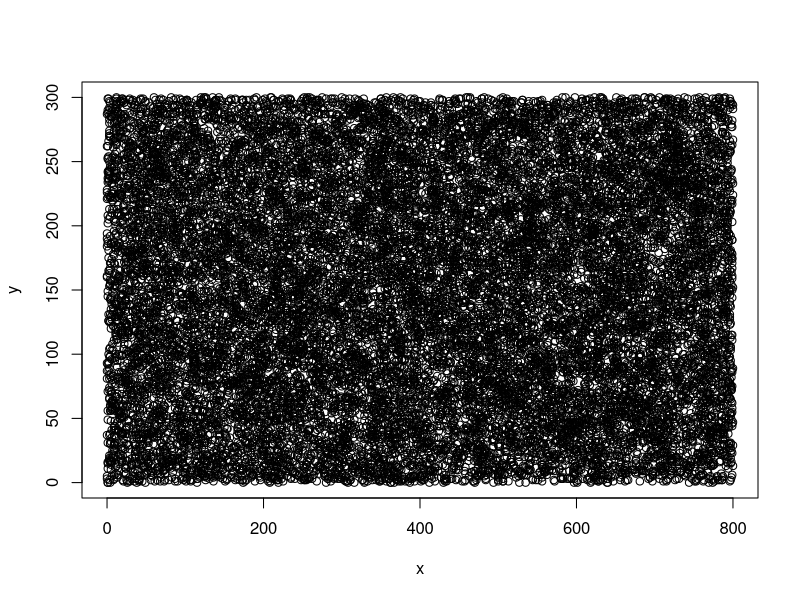

Write the R code that produced this figure. (Note: this script raises an error after producing the figure.)
# "subtree" fuel category - trees under DBH
library(tidyverse)
library(cowplot)
theme_set(theme_cowplot())
library(here)

subtree <- read.csv(here("data/herb.csv"))

# filtering out everything below DBH
subtree <- subtree %>%
  filter(HEIGHT_M <1.37) %>%
  rename("BD" = "DBH_CM")

unique(subtree$SPP)

# adding expansion factor
subtree$m2 <- 9 # default is measuring 3 x 3 square meters

subtree$m2[subtree$PLOT == "15_3"] <- 25
subtree$m2[subtree$PLOT == "17_3"] <- 25
subtree$m2[subtree$PLOT == "32_2"] <- 100
subtree$m2[subtree$PLOT == "52_1"] <- 100
subtree$m2[subtree$PLOT == "40_2"] <- 100
subtree$m2[subtree$PLOT == "55_3"] <- 100
subtree$m2[subtree$PLOT == "10_0"] <- 100
subtree$m2[subtree$PLOT == "33_1"] <- 100

# Density ##################################################
  # mean number of subtrees per plot
    meantree3 <- subtree %>%
      filter(TREAT == 3) %>%
      group_by(PLOT) %>%
      summarise(n = n(), m2 = unique(m2))

# scaling to landscape level
  meantree3$n_m2 <- round(meantree3$n / meantree3$m2) 

  meantree3$n_plot <- round(meantree3$n_m2 * 400)
  
  round(mean(meantree3$n_plot)) # 3323
  
  meantree3$n_landscape <- round(meantree3$n_m2 * 2400) #19938
  
  #  generating point cloud  
  x <- round(runif(round(mean(meantree3$n_landscape)), 0, 800))
  y <- round(runif(round(mean(meantree3$n_landscape)), 0, 300))
  
   system.time(plot(x,y))
  
  system.time(loc <- cbind(x,y))
  system.time(loc <- as.data.frame(loc))
  
  ## Marks ####################
  
  ### Species ###############################
  # average number per species within plot
  meantreespp3 <- subtree %>% 
    filter(TREAT == 3) %>%
    group_by(PLOT, SPP) %>% # group by plot / spp
    summarise(n = n()) %>% # counts number of spp within plot
    group_by(SPP) %>% # groups by spp only
    summarise(AV = round(mean(n))) # average of count
  meantreespp3$prob <- meantreespp3$AV / sum(meantreespp3$AV)# can't use 119 # doesn't add to 1
  sum(meantreespp3$prob) # checking if it adds to 1
  
  loc$SPP <- simple_ra(N = length(loc$y), 
                       prob_each = meantreespp3$prob,
                       conditions = meantreespp3$SPP) # names
  
  rm(meantreespp3)
  
  ### Live / Dead #############################
  subtree$LIVE_DEAD <- NA
  subtree$LIVE_DEAD[subtree$CANOPY > 0] <- "LIVE"
  subtree$LIVE_DEAD[subtree$CANOPY == 0] <- "DEAD"
  
  meanCan3 <- subtree %>% 
    filter(TREAT == 3) %>% 
    filter(CANOPY != "NA") %>%
    group_by(PLOT, SPP, LIVE_DEAD) %>% # group by plot / spp
    summarise(n = n()) %>% # counts number of spp within plot
    complete(expand(subtree, LIVE_DEAD), fill = list(n = 0 )) %>%
    filter(LIVE_DEAD != "NA") %>%
    pivot_wider(names_from = LIVE_DEAD, values_from = n)
  
  meanCan3$tot <- meanCan3$LIVE + meanCan3$DEAD
  
  meanCan3$prob <- NA
  meanCan3$prob <- round(meanCan3$LIVE / meanCan3$tot, digits = 2)
  
  meanCan3 <- meanCan3 %>%
    group_by(SPP) %>%
    summarise(mean(prob))
  
  pime_loc <- loc %>% 
    filter(SPP == "PIME") 
  pime_loc$LIVE_DEAD <- simple_ra(N = nrow(pime_loc),
                                  prob = meanCan3$prob[meanCan3$SPP == "PIME"],
                                  conditions = c(1,0))
  bene_loc <- loc %>% 
    filter(SPP == "BENE") 
  bene_loc$LIVE_DEAD <- simple_ra(N = nrow(bene_loc),
                                  prob_each = meanCan3$prob[meanCan3$SPP == "BENE"],
                                  conditions = c(1,0))
  potr_loc <- loc %>% 
    filter(SPP == "POTR") 
  potr_loc$LIVE_DEAD <- simple_ra(N = nrow(potr_loc),
                                  prob_each = meanCan3$prob[meanCan3$SPP == "POTR"],
                                  conditions = c(1,0))
  alcr_loc <- loc %>% 
    filter(SPP == "ALCR") 
  alcr_loc$LIVE_DEAD <- simple_ra(N = nrow(alcr_loc),
                                  prob_each = meanCan3$prob[meanCan3$SPP == "ALCR"],
                                  conditions = c(1,0))
  salix_loc <- loc %>% 
    filter(SPP == "SALIX") 
  salix_loc$LIVE_DEAD <- simple_ra(N = nrow(salix_loc),
                                   prob_each = meanCan3$prob[meanCan3$SPP == "SALIX"],
                                   conditions = c(1,0))
  # arcto_loc <- loc %>% 
  # filter(SPP == "ARCTO") 
  # arcto_loc$LIVE_DEAD <- simple_ra(N = nrow(arcto_loc),
  # prob_each = c(meanCan3$prob[meanCan3$SPP == "ARCTO"],
  #               1 - meanCan3$prob[meanCan3$SPP == "ARCTO"]),
  # conditions = c(1,0))
  loc <- rbind(pime_loc, bene_loc, potr_loc, salix_loc, alcr_loc)
  
  rm(pime_loc, bene_loc, potr_loc, salix_loc, alcr_loc,
     meanCan3)
  
  ### Height ##################################   
  # what's the average height per species within 1x burns
  height <- subtree %>% 
    filter(TREAT == 3) %>%
    filter(HEIGHT_M != "NA") %>% 
    filter(SPP != "PIGL") %>%
    group_by(SPP, LIVE_DEAD) %>%
    summarise(AV = mean(HEIGHT_M), SD = sd(HEIGHT_M)) %>%
    ungroup() %>%
    complete(SPP,LIVE_DEAD) %>%
    filter(LIVE_DEAD != "NA")
  
  # No dead alcr or aspen in these plots, so they don't have heights
  # assigning the same mean and sd as the live trees
  
  height$AV[3] <- height$AV[4]
  height$SD[3] <- height$SD[4] # arcto 
  
  height$AV[9] <- height$AV[10] # poba
  height$SD[9] <- height$SD[10]
  
  height$AV[7] <- height$AV[8] # poba
  height$SD[7] <- height$SD[8]
  
  #### Assigning heights ################
  # initializing column
  loc$HEIGHT_M <- 0
  
  ##### Birch 
  bene_loc <- loc %>%
    filter(SPP == "BENE")
  bene_height <- height %>%
    filter(SPP == "BENE")
  bene_loc$HEIGHT_M[bene_loc$LIVE_DEAD== 0] <- rtruncnorm(round(mean(meantree3$n_landscape)), 
                                                          a = 0, mean = bene_height$AV[bene_height$LIVE_DEAD=="DEAD"],
                                                          sd = bene_height$SD[bene_height$LIVE_DEAD=="DEAD"])
  bene_loc$HEIGHT_M[bene_loc$LIVE_DEAD== 1] <- rtruncnorm(round(mean(meantree3$n_landscape)), 
                                                          a = 0, mean = bene_height$AV[bene_height$LIVE_DEAD=="LIVE"],
                                                          sd = bene_height$SD[bene_height$LIVE_DEAD=="LIVE"])
  ##### Aspen
  potr_loc <- loc %>%
    filter(SPP == "POTR")
  potr_height <- height %>%
    filter(SPP == "POTR")
  potr_loc$HEIGHT_M[potr_loc$LIVE_DEAD== 0] <- rtruncnorm(round(mean(meantree3$n_landscape)), 
                                                          a = 0, mean = potr_height$AV[potr_height$LIVE_DEAD=="DEAD"],
                                                          sd = potr_height$SD[potr_height$LIVE_DEAD=="DEAD"])
  potr_loc$HEIGHT_M[potr_loc$LIVE_DEAD== 1] <- rtruncnorm(round(mean(meantree3$n_landscape)), 
                                                          a = 0, mean = potr_height$AV[potr_height$LIVE_DEAD=="LIVE"],
                                                          sd = potr_height$SD[potr_height$LIVE_DEAD=="LIVE"])
  ##### Spruce
  pime_loc <- loc %>%
    filter(SPP == "PIME")
  pime_height <- height %>%
    filter(SPP == "PIME")
  pime_loc$HEIGHT_M[pime_loc$LIVE_DEAD== 0] <- rtruncnorm(round(mean(meantree3$n_landscape)), 
                                                          a = 0, mean = pime_height$AV[pime_height$LIVE_DEAD=="DEAD"],
                                                          sd = pime_height$SD[pime_height$LIVE_DEAD=="DEAD"])
  pime_loc$HEIGHT_M[pime_loc$LIVE_DEAD== 1] <- rtruncnorm(round(mean(meantree3$n_landscape)), 
                                                          a = 0, mean = pime_height$AV[pime_height$LIVE_DEAD=="LIVE"],
                                                          sd = pime_height$SD[pime_height$LIVE_DEAD=="LIVE"])
  ##### Alder 
  alcr_loc <- loc %>%
    filter(SPP == "ALCR")
  alcr_height <- height %>%
    filter(SPP == "ALCR")
  alcr_loc$HEIGHT_M[alcr_loc$LIVE_DEAD== 0] <- rtruncnorm(round(mean(meantree3$n_landscape)), 
                                                          a = 0, mean = alcr_height$AV[alcr_height$LIVE_DEAD=="DEAD"],
                                                          sd = alcr_height$SD[alcr_height$LIVE_DEAD=="DEAD"])
  alcr_loc$HEIGHT_M[alcr_loc$LIVE_DEAD== 1] <- rtruncnorm(round(mean(meantree3$n_landscape)), 
                                                          a = 0, mean = alcr_height$AV[alcr_height$LIVE_DEAD=="LIVE"],
                                                          sd = alcr_height$SD[alcr_height$LIVE_DEAD=="LIVE"])
  
  # loc$HEIGHT_M[loc$SPP=="ARCTO"] <- rtruncnorm(round(mean(meantree3$n)), a = 0,mean = height$AV[height$SPP == "ARCTO"],
  #       sd = height$SD[height$SPP == "ARCTO"])
  ##### Willow 
  salix_loc <- loc %>%
    filter(SPP == "SALIX")
  salix_height <- height %>%
    filter(SPP == "SALIX")
  salix_loc$HEIGHT_M[salix_loc$LIVE_DEAD== 0] <- rtruncnorm(round(mean(meantree3$n_landscape)), 
                                                            a = 0, mean = salix_height$AV[salix_height$LIVE_DEAD=="DEAD"],
                                                            sd = salix_height$SD[salix_height$LIVE_DEAD=="DEAD"])
  salix_loc$HEIGHT_M[salix_loc$LIVE_DEAD== 1] <- rtruncnorm(round(mean(meantree3$n_landscape)), 
                                                            a = 0, mean = salix_height$AV[salix_height$LIVE_DEAD=="LIVE"],
                                                            sd = salix_height$SD[salix_height$LIVE_DEAD=="LIVE"])
  
  loc <- rbind(pime_loc, bene_loc, potr_loc, salix_loc, alcr_loc)
  
  rm(pime_loc, bene_loc, potr_loc, salix_loc, alcr_loc,
     height)
  rm(bene_height, potr_height, pime_height, salix_height, alcr_height)
  
  loc$HEIGHT_M <- round(loc$HEIGHT_M, digits = 2)
  hist(loc$HEIGHT_M)
  
  ### Biomass #########################
  #### assigning BDs ##################################
  sub_assign <- subtree %>%
    filter(TREAT == 3) %>%
    filter(!is.na(LIVE_DEAD)) %>%
    filter(SPP != "PIGL") %>%
    group_by(SPP, LIVE_DEAD) %>%
    summarise(AV = mean(BD), SD = sd(BD)) %>%
    ungroup() %>%
    complete(SPP,LIVE_DEAD) %>%
    filter(LIVE_DEAD != "NA")
  
  sub_assign$AV[7] <- sub_assign$AV[8]
  sub_assign$SD[7] <- sub_assign$SD[8]
  
  sub_assign$AV[3] <- sub_assign$AV[4]
  sub_assign$SD[3] <- sub_assign$SD[4]
  
  sub_assign$AV[9] <- sub_assign$AV[10]
  sub_assign$SD[9] <- sub_assign$SD[10]
  
  sub_assign$AV[12] <- sub_assign$AV[11]
  sub_assign$SD[12] <- sub_assign$SD[11]
  
  ##### Birch 
  bene_loc <- loc %>%
    filter(SPP == "BENE")
  bene_dbh <- sub_assign %>%
    filter(SPP == "BENE")
  bene_loc$BD[bene_loc$LIVE_DEAD== 0] <- rtruncnorm(round(mean(meantree3$n_landscape)), 
                                                        a = 0, mean = bene_dbh$AV[bene_dbh$LIVE_DEAD=="DEAD"],
                                                        sd = bene_dbh$SD[bene_dbh$LIVE_DEAD=="DEAD"])
  bene_loc$BD[bene_loc$LIVE_DEAD== 1] <- rtruncnorm(round(mean(meantree3$n_landscape)), 
                                                        a = 0, mean = bene_dbh$AV[bene_dbh$LIVE_DEAD=="LIVE"],
                                                        sd = bene_dbh$SD[bene_dbh$LIVE_DEAD=="LIVE"])
  ##### Aspen 
  potr_loc <- loc %>%
    filter(SPP == "POTR")
  potr_dbh <- sub_assign %>%
    filter(SPP == "POTR")
  potr_loc$BD[potr_loc$LIVE_DEAD== 0] <- rtruncnorm(round(mean(meantree3$n_landscape)), 
                                                        a = 0, mean = potr_dbh$AV[potr_dbh$LIVE_DEAD=="DEAD"],
                                                        sd = potr_dbh$SD[potr_dbh$LIVE_DEAD=="DEAD"])
  potr_loc$BD[potr_loc$LIVE_DEAD== 1] <- rtruncnorm(round(mean(meantree3$n_landscape)), 
                                                        a = 0, mean = potr_dbh$AV[potr_dbh$LIVE_DEAD=="LIVE"],
                                                        sd = potr_dbh$SD[potr_dbh$LIVE_DEAD=="LIVE"])
  
  ##### Spruce 
  pime_loc <- loc %>%
    filter(SPP == "PIME")
  pime_dbh <- sub_assign %>%
    filter(SPP == "PIME")
  pime_loc$BD[pime_loc$LIVE_DEAD== 0] <- rtruncnorm(round(mean(meantree3$n_landscape)), 
                                                        a = 0, mean = pime_dbh$AV[pime_dbh$LIVE_DEAD=="DEAD"],
                                                        sd = pime_dbh$SD[pime_dbh$LIVE_DEAD=="DEAD"])
  pime_loc$BD[pime_loc$LIVE_DEAD== 1] <- rtruncnorm(round(mean(meantree3$n_landscape)), 
                                                        a = 0, mean = pime_dbh$AV[pime_dbh$LIVE_DEAD=="LIVE"],
                                                        sd = pime_dbh$SD[pime_dbh$LIVE_DEAD=="LIVE"])
  ##### Alder 
  alcr_loc <- loc %>%
    filter(SPP == "ALCR")
  alcr_dbh <- sub_assign %>%
    filter(SPP == "ALCR")
  alcr_loc$BD[alcr_loc$LIVE_DEAD== 0] <- rtruncnorm(round(mean(meantree3$n_landscape)), 
                                                        a = 0, mean = alcr_dbh$AV[alcr_dbh$LIVE_DEAD=="DEAD"],
                                                        sd = alcr_dbh$SD[alcr_dbh$LIVE_DEAD=="DEAD"])
  alcr_loc$BD[alcr_loc$LIVE_DEAD== 1] <- rtruncnorm(round(mean(meantree3$n_landscape)), 
                                                        a = 0, mean = alcr_dbh$AV[alcr_dbh$LIVE_DEAD=="LIVE"],
                                                        sd = alcr_dbh$SD[alcr_dbh$LIVE_DEAD=="LIVE"])
  
  # loc$BD[loc$SPP=="ARCTO"] <- rtruncnorm(round(mean(meantree3$n)), a = 0,mean = dbh_assign$AV[dbh_assign$SPP == "ARCTO"],
  #       sd = dbh_assign$SD[dbh_assign$SPP == "ARCTO"])
  
  ##### Willow 
  salix_loc <- loc %>%
    filter(SPP == "SALIX")
  salix_dbh <- sub_assign %>%
    filter(SPP == "SALIX")
  salix_loc$BD[salix_loc$LIVE_DEAD== 0] <- rtruncnorm(round(mean(meantree3$n_landscape)), 
                                                          a = 0, mean = salix_dbh$AV[salix_dbh$LIVE_DEAD=="DEAD"],
                                                          sd = salix_dbh$SD[salix_dbh$LIVE_DEAD=="DEAD"])
  salix_loc$BD[salix_loc$LIVE_DEAD== 1] <- rtruncnorm(round(mean(meantree3$n_landscape)), 
                                                          a = 0, mean = salix_dbh$AV[salix_dbh$LIVE_DEAD=="LIVE"],
                                                          sd = salix_dbh$SD[salix_dbh$LIVE_DEAD=="LIVE"])
  
  loc <- rbind(pime_loc, bene_loc, potr_loc, salix_loc, alcr_loc)
  
  rm(pime_dbh, potr_dbh, alcr_dbh, salix_dbh, bene_dbh)
  rm(pime_loc, potr_loc, alcr_loc, salix_loc, bene_loc,
     sub_assign)
  
  #### Stem ############################### # ONLY WANT FOLIAGE FOR SUBTREE
  # loc$STEM_BIOMASS <- 0
  # loc$STEM_BIOMASS[loc$SPP == "PIME"] <-  117.91*(loc$DBH[loc$SPP == "PIME"]^1.99) # Alexander et al. 2012
  # loc$STEM_BIOMASS[loc$SPP == "POTR"] <-  64.01*(loc$DBH[loc$SPP == "POTR"]^2.51) # Alexander et al. 2012
  # loc$STEM_BIOMASS[loc$SPP == "BENE"] <-  147.96*(loc$DBH[loc$SPP == "BENE"]^2.25) # Alexander et al. 2012
  # loc$STEM_BIOMASS[loc$SPP == "ALCR"] <-  exp(4.5 + 2.3*log(loc$DBH[loc$SPP == "ALCR"])) # Binkley et al. 1984
  # loc$STEM_BIOMASS[loc$SPP == "SALIX"] <- 10^(2.167 + 1.03*log10(loc$DBH[loc$SPP == "SALIX"])) # Bond-Lamberty et al. 2002
  
  # biomass_stem <- dbh %>% 
  #   filter(TREAT == 1) %>%
  #   group_by(SPP) %>%
  #   summarise(AV = mean(STEM_BIOMASS), SD = sd(STEM_BIOMASS)) 
  # 
  # loc$STEM_BIOMASS[loc$SPP=="BENE"] <- rtruncnorm(round(mean(meantree3$n_landscape)),a = 0, mean = biomass_stem$AV[biomass_stem$SPP == "BENE"],
  #                                           sd = biomass_stem$SD[biomass_stem$SPP == "BENE"])
  # loc$STEM_BIOMASS[loc$SPP=="POTR"] <- rtruncnorm(round(mean(meantree3$n_landscape)), a = 0, mean = biomass_stem$AV[biomass_stem$SPP == "POTR"],
  #                                           sd = biomass_stem$SD[biomass_stem$SPP == "POTR"])
  # loc$STEM_BIOMASS[loc$SPP=="PIME"] <- rtruncnorm(round(mean(meantree3$n_landscape)), a = 0, mean = biomass_stem$AV[biomass_stem$SPP == "PIME"],
  #                                           sd = biomass_stem$SD[biomass_stem$SPP == "PIME"])
  # loc$STEM_BIOMASS[loc$SPP=="ALCR"] <- rtruncnorm(round(mean(meantree3$n_landscape)), a =0, mean = biomass_stem$AV[biomass_stem$SPP == "ALCR"],
  #                                           sd = biomass_stem$SD[biomass_stem$SPP == "ALCR"])
  # #loc$STEM_BIOMASS[loc$SPP=="ARCTO"] <- rtruncnorm(round(mean(meantree3$n)), a = 0,mean = biomass_stem$AV[biomass_stem$SPP == "ARCTO"],
  #                                           # sd = biomass_stem$SD[biomass_stem$SPP == "ARCTO"])
  # loc$STEM_BIOMASS[loc$SPP=="SALIX"] <- rtruncnorm(round(mean(meantree3$n_landscape)), a = 0, mean = biomass_stem$AV[biomass_stem$SPP == "SALIX"],
  #                                            sd = biomass_stem$SD[biomass_stem$SPP == "SALIX"])
  # #### Foliage ####################
  loc$FOL_BIOMASS <- 0
  loc$FOL_BIOMASS[loc$SPP == "PIME"] <-  55.4*(loc$BD[loc$SPP == "PIME"]^1.47) # Alexander et al. 2012
  loc$FOL_BIOMASS[loc$SPP == "POTR"] <-  18.98*(loc$BD[loc$SPP == "POTR"]^1.53) # Alexander et al. 2012
  loc$FOL_BIOMASS[loc$SPP == "BENE"] <-  6.39*(loc$BD[loc$SPP == "BENE"]^2.1) # Alexander et al. 2012
  loc$FOL_BIOMASS[loc$SPP == "ALCR"] <-  10^(1.82 + 2.38*log10(loc$BD[loc$SPP == "ALCR"])) # Binkley et al. 1984
  loc$FOL_BIOMASS[loc$SPP == "SALIX"] <- 10^(2.023 + 1.065*log10(loc$BD[loc$SPP == "SALIX"])) # Bond-Lamberty et al. 2002
  
  # biomass_fol <- dbh %>% 
  #   filter(TREAT == 1) %>%
  #   group_by(SPP) %>%
  #   summarise(AV = mean(FOL_BIOMASS), SD = sd(FOL_BIOMASS)) 
  # 
  # loc$FOL_BIOMASS[loc$SPP=="BENE"] <- rtruncnorm(round(mean(meantree3$n_landscape)),a = 0, mean = biomass_fol$AV[biomass_fol$SPP == "BENE"],
  #                                                 sd = biomass_fol$SD[biomass_fol$SPP == "BENE"])
  # loc$FOL_BIOMASS[loc$SPP=="POTR"] <- rtruncnorm(round(mean(meantree3$n_landscape)), a = 0, mean = biomass_fol$AV[biomass_fol$SPP == "POTR"],
  #                                                 sd = biomass_fol$SD[biomass_fol$SPP == "POTR"])
  # loc$FOL_BIOMASS[loc$SPP=="PIME"] <- rtruncnorm(round(mean(meantree3$n_landscape)), a = 0, mean = biomass_fol$AV[biomass_fol$SPP == "PIME"],
  #                                                 sd = biomass_fol$SD[biomass_fol$SPP == "PIME"])
  # loc$FOL_BIOMASS[loc$SPP=="ALCR"] <- rtruncnorm(round(mean(meantree3$n_landscape)), a =0, mean = biomass_fol$AV[biomass_fol$SPP == "ALCR"],
  #                                                 sd = biomass_fol$SD[biomass_fol$SPP == "ALCR"])
  # #loc$FOL_BIOMASS[loc$SPP=="ARCTO"] <- rtruncnorm(round(mean(meantree3$n)), a = 0,mean = biomass_fol$AV[biomass_fol$SPP == "ARCTO"],
  # # sd = biomass_fol$SD[biomass_fol$SPP == "ARCTO"])
  # loc$FOL_BIOMASS[loc$SPP=="SALIX"] <- rtruncnorm(round(mean(meantree3$n_landscape)), a = 0, mean = biomass_fol$AV[biomass_fol$SPP == "SALIX"],
  #                                                  sd = biomass_fol$SD[biomass_fol$SPP == "SALIX"])
  # 
  # rm(biomass_fol, biomass_stem)  
  # setting dead trees to have foliar biomass = 0
  loc$FOL_BIOMASS[loc$LIVE_DEAD ==0] <- 0
  # 
  
  ### Crown Width #####################################
  
  loc$CROWN_WIDTH <- 2*(sqrt(loc$FOL_BIOMASS / pi * loc$HEIGHT))
  
  loc$CROWN_WIDTH[loc$LIVE_DEAD == 0] <- 0
  
  ### Crown Base Height ######################################
  ## assuming 0 for now
  
  loc$CROWN_BASE_HEIGHT <- 0
  
  ## Exporting ##############################################
  
  # tree_input <- loc[sample(nrow(loc), 100),]
  # 
  # write.csv(tree_input, here("data/output/tree_input100.csv"), row.names = F)
  # 
  # rm(tree_input)
  
  #Assume that our 'area of interest' for collecting fire behavior data is in a subset of the 1000 m x 400 m domain
  # AOI: x{400,600}, y{100,300}
  # Each tree will also need a unique identifier
  # NOT tracking dead trees
  
  # dbh from cm to m
  loc$DBH_M <- NA
  loc$DBH_M <- loc$BD / 100
  
  loc$CROWN_WIDTH_M <-loc$CROWN_WIDTH * 100
  
  trees <- mutate(loc,
                  export = if_else((x >= 525 & x <= 600 & y >= 125 & y<=200 & LIVE_DEAD == 1),
                                   TRUE, FALSE)) %>%
    group_by(export) %>%
    mutate(id =  row_number())
  
  length(which(trees$export == "TRUE")) # 4340# can do 4096 total
  
  ggplot(trees, aes(x,y,col=export)) + geom_point() + coord_equal()
  
  #Make tree list ready for WFDS
  
  
  
  trees_WFDS = mutate(trees,
                      wfds_canopy = if_else(LIVE_DEAD==0, "", 
                                            paste0("&TREE XYZ=", round(x,1), ",", round(y,1),
                                                   ",0,PART_ID='TREE',FUEL_GEOM='CYLINDER',CROWN_WIDTH=", round(CROWN_WIDTH_M,1),
                                                   ",CROWN_BASE_HEIGHT=", round(CROWN_BASE_HEIGHT,1),
                                                   ",TREE_HEIGHT=", round(HEIGHT_M,1),
                                                   ",OUTPUT_TREE=.", export,
                                                   ".,LABEL='", paste0('tree',id), "' /")),
                      wfds_stem = if_else(CROWN_BASE_HEIGHT==0, '', 
                                          paste0("&TREE XYZ=",round(x,1), ",", round(y,1),
                                                 ",0,PART_ID='TRUNK',FUEL_GEOM='CYLINDER',CROWN_WIDTH=",round(DBH_M/100,1),
                                                 ",CROWN_BASE_HEIGHT=0",
                                                 ",TREE_HEIGHT=",CROWN_BASE_HEIGHT,"/"
                                          ))
  )
  
  write.csv(trees_WFDS, here("data/output/subtree_WFDS_3x.csv"), row.names = FALSE)
  
  #Note that all trees get labelled but only those trees in the area of interest (where export == TRUE)
  # will actually have their heating and mass tracked
  #Also, length units are in meters so dbh, commonly measured in cm, are expressed in m.
  
  